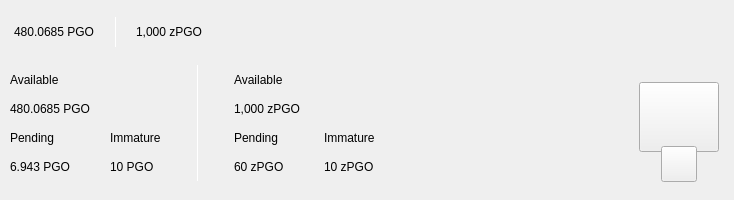
<?xml version="1.0" encoding="UTF-8"?>
<ui version="4.0">
 <class>TopBar</class>
 <widget class="QWidget" name="TopBar">
  <property name="geometry">
   <rect>
    <x>0</x>
    <y>0</y>
    <width>734</width>
    <height>200</height>
   </rect>
  </property>
  <property name="minimumSize">
   <size>
    <width>0</width>
    <height>200</height>
   </size>
  </property>
  <property name="maximumSize">
   <size>
    <width>16777215</width>
    <height>200</height>
   </size>
  </property>
  <property name="windowTitle">
   <string>Form</string>
  </property>
  <layout class="QVBoxLayout" name="verticalLayout_10" stretch="0">
   <property name="spacing">
    <number>0</number>
   </property>
   <property name="leftMargin">
    <number>0</number>
   </property>
   <property name="topMargin">
    <number>0</number>
   </property>
   <property name="rightMargin">
    <number>0</number>
   </property>
   <property name="bottomMargin">
    <number>0</number>
   </property>
   <item>
    <widget class="PFBorderImage" name="containerTop" native="true">
     <layout class="QVBoxLayout" name="verticalLayout_11">
      <property name="spacing">
       <number>0</number>
      </property>
      <property name="leftMargin">
       <number>0</number>
      </property>
      <property name="topMargin">
       <number>0</number>
      </property>
      <property name="rightMargin">
       <number>0</number>
      </property>
      <property name="bottomMargin">
       <number>0</number>
      </property>
      <item>
       <widget class="QWidget" name="top_container_2" native="true">
        <property name="minimumSize">
         <size>
          <width>0</width>
          <height>65</height>
         </size>
        </property>
        <layout class="QHBoxLayout" name="top_container">
         <property name="spacing">
          <number>0</number>
         </property>
         <property name="leftMargin">
          <number>14</number>
         </property>
         <property name="topMargin">
          <number>0</number>
         </property>
         <property name="rightMargin">
          <number>14</number>
         </property>
         <property name="bottomMargin">
          <number>0</number>
         </property>
         <item alignment="Qt::AlignVCenter">
          <widget class="QWidget" name="widgetTopAmount" native="true">
           <property name="sizePolicy">
            <sizepolicy hsizetype="Preferred" vsizetype="Maximum">
             <horstretch>0</horstretch>
             <verstretch>0</verstretch>
            </sizepolicy>
           </property>
           <layout class="QHBoxLayout" name="horizontalLayout_5">
            <property name="spacing">
             <number>0</number>
            </property>
            <property name="leftMargin">
             <number>0</number>
            </property>
            <property name="topMargin">
             <number>0</number>
            </property>
            <property name="rightMargin">
             <number>0</number>
            </property>
            <property name="bottomMargin">
             <number>0</number>
            </property>
            <item alignment="Qt::AlignTop">
             <widget class="QLabel" name="labelAmountTopPgo">
              <property name="minimumSize">
               <size>
                <width>0</width>
                <height>36</height>
               </size>
              </property>
              <property name="styleSheet">
               <string notr="true">padding:0px;margin:0px;</string>
              </property>
              <property name="text">
               <string>480.0685 PGO</string>
              </property>
             </widget>
            </item>
            <item>
             <spacer name="horizontalSpacer_11">
              <property name="orientation">
               <enum>Qt::Horizontal</enum>
              </property>
              <property name="sizeType">
               <enum>QSizePolicy::Fixed</enum>
              </property>
              <property name="sizeHint" stdset="0">
               <size>
                <width>20</width>
                <height>20</height>
               </size>
              </property>
             </spacer>
            </item>
            <item alignment="Qt::AlignVCenter">
             <widget class="QLabel" name="label_16">
              <property name="minimumSize">
               <size>
                <width>1</width>
                <height>30</height>
               </size>
              </property>
              <property name="maximumSize">
               <size>
                <width>1</width>
                <height>30</height>
               </size>
              </property>
              <property name="styleSheet">
               <string notr="true">background-color:white;
padding:0px;
border:none;</string>
              </property>
              <property name="text">
               <string/>
              </property>
             </widget>
            </item>
            <item>
             <spacer name="horizontalSpacer_12">
              <property name="orientation">
               <enum>Qt::Horizontal</enum>
              </property>
              <property name="sizeType">
               <enum>QSizePolicy::Fixed</enum>
              </property>
              <property name="sizeHint" stdset="0">
               <size>
                <width>20</width>
                <height>20</height>
               </size>
              </property>
             </spacer>
            </item>
            <item alignment="Qt::AlignTop">
             <widget class="QLabel" name="labelAmountTopzPgo">
              <property name="minimumSize">
               <size>
                <width>0</width>
                <height>36</height>
               </size>
              </property>
              <property name="text">
               <string>1,000 zPGO</string>
              </property>
             </widget>
            </item>
           </layout>
          </widget>
         </item>
         <item>
          <spacer name="horizontalSpacer">
           <property name="orientation">
            <enum>Qt::Horizontal</enum>
           </property>
           <property name="sizeHint" stdset="0">
            <size>
             <width>40</width>
             <height>20</height>
            </size>
           </property>
          </spacer>
         </item>
         <item>
          <layout class="QHBoxLayout" name="horizontalLayout_4">
           <property name="spacing">
            <number>12</number>
           </property>
           <property name="rightMargin">
            <number>0</number>
           </property>
           <item alignment="Qt::AlignRight">
            <widget class="QWidget" name="layoutSync" native="true">
             <property name="minimumSize">
              <size>
               <width>0</width>
               <height>36</height>
              </size>
             </property>
             <property name="maximumSize">
              <size>
               <width>16777215</width>
               <height>36</height>
              </size>
             </property>
             <layout class="QVBoxLayout" name="verticalLayout_9">
              <property name="leftMargin">
               <number>0</number>
              </property>
              <property name="topMargin">
               <number>0</number>
              </property>
              <property name="rightMargin">
               <number>0</number>
              </property>
              <property name="bottomMargin">
               <number>0</number>
              </property>
              <item>
               <widget class="ExpandableButton" name="pushButtonSync" native="true">
                <property name="minimumSize">
                 <size>
                  <width>36</width>
                  <height>36</height>
                 </size>
                </property>
                <property name="maximumSize">
                 <size>
                  <width>16777215</width>
                  <height>36</height>
                 </size>
                </property>
               </widget>
              </item>
             </layout>
            </widget>
           </item>
           <item>
            <widget class="ExpandableButton" name="pushButtonMint" native="true">
             <property name="minimumSize">
              <size>
               <width>36</width>
               <height>36</height>
              </size>
             </property>
            </widget>
           </item>
           <item>
            <widget class="ExpandableButton" name="pushButtonStack" native="true">
             <property name="minimumSize">
              <size>
               <width>36</width>
               <height>36</height>
              </size>
             </property>
            </widget>
           </item>
           <item>
            <widget class="ExpandableButton" name="pushButtonColdStaking" native="true">
             <property name="minimumSize">
              <size>
               <width>36</width>
               <height>36</height>
              </size>
             </property>
            </widget>
           </item>
           <item>
            <widget class="ExpandableButton" name="pushButtonConnection" native="true">
             <property name="minimumSize">
              <size>
               <width>36</width>
               <height>36</height>
              </size>
             </property>
            </widget>
           </item>
           <item>
            <widget class="ExpandableButton" name="pushButtonLock" native="true">
             <property name="sizePolicy">
              <sizepolicy hsizetype="Expanding" vsizetype="Expanding">
               <horstretch>0</horstretch>
               <verstretch>0</verstretch>
              </sizepolicy>
             </property>
             <property name="minimumSize">
              <size>
               <width>36</width>
               <height>0</height>
              </size>
             </property>
            </widget>
           </item>
           <item>
            <widget class="ExpandableButton" name="pushButtonTheme" native="true">
             <property name="minimumSize">
              <size>
               <width>36</width>
               <height>36</height>
              </size>
             </property>
             <property name="maximumSize">
              <size>
               <width>16777215</width>
               <height>36</height>
              </size>
             </property>
            </widget>
           </item>
           <item>
            <widget class="ExpandableButton" name="pushButtonFAQ" native="true">
             <property name="minimumSize">
              <size>
               <width>36</width>
               <height>36</height>
              </size>
             </property>
            </widget>
           </item>
          </layout>
         </item>
        </layout>
       </widget>
      </item>
      <item>
       <widget class="QWidget" name="bottom_container" native="true">
        <property name="minimumSize">
         <size>
          <width>0</width>
          <height>135</height>
         </size>
        </property>
        <layout class="QHBoxLayout" name="botton_container">
         <property name="leftMargin">
          <number>10</number>
         </property>
         <property name="topMargin">
          <number>0</number>
         </property>
         <property name="rightMargin">
          <number>10</number>
         </property>
         <property name="bottomMargin">
          <number>10</number>
         </property>
         <item>
          <layout class="QHBoxLayout" name="horizontalLayout_3">
           <property name="bottomMargin">
            <number>9</number>
           </property>
           <item>
            <layout class="QVBoxLayout" name="verticalLayout_7">
             <property name="spacing">
              <number>0</number>
             </property>
             <property name="leftMargin">
              <number>0</number>
             </property>
             <property name="rightMargin">
              <number>30</number>
             </property>
             <item>
              <layout class="QVBoxLayout" name="verticalLayout_2">
               <item>
                <widget class="QLabel" name="labelTitle1">
                 <property name="text">
                  <string>Available</string>
                 </property>
                </widget>
               </item>
               <item>
                <widget class="QLabel" name="labelAmountPgo">
                 <property name="text">
                  <string>480.0685 PGO</string>
                 </property>
                </widget>
               </item>
              </layout>
             </item>
             <item>
              <layout class="QHBoxLayout" name="horizontalLayout_2">
               <property name="spacing">
                <number>0</number>
               </property>
               <item>
                <layout class="QVBoxLayout" name="verticalLayout_3">
                 <item>
                  <widget class="QLabel" name="labelTitle3">
                   <property name="text">
                    <string>Pending</string>
                   </property>
                  </widget>
                 </item>
                 <item>
                  <widget class="QLabel" name="labelPendingPgo">
                   <property name="text">
                    <string>6.943 PGO</string>
                   </property>
                  </widget>
                 </item>
                </layout>
               </item>
               <item>
                <spacer name="horizontalSpacer_3">
                 <property name="orientation">
                  <enum>Qt::Horizontal</enum>
                 </property>
                 <property name="sizeType">
                  <enum>QSizePolicy::Fixed</enum>
                 </property>
                 <property name="sizeHint" stdset="0">
                  <size>
                   <width>40</width>
                   <height>20</height>
                  </size>
                 </property>
                </spacer>
               </item>
               <item>
                <layout class="QVBoxLayout" name="verticalLayout_4">
                 <item>
                  <widget class="QLabel" name="labelTitle4">
                   <property name="text">
                    <string>Immature</string>
                   </property>
                  </widget>
                 </item>
                 <item>
                  <widget class="QLabel" name="labelImmaturePgo">
                   <property name="text">
                    <string>10 PGO</string>
                   </property>
                  </widget>
                 </item>
                </layout>
               </item>
              </layout>
             </item>
            </layout>
           </item>
           <item>
            <widget class="QLabel" name="label_9">
             <property name="minimumSize">
              <size>
               <width>1</width>
               <height>100</height>
              </size>
             </property>
             <property name="maximumSize">
              <size>
               <width>1</width>
               <height>16777215</height>
              </size>
             </property>
             <property name="styleSheet">
              <string notr="true">background-color:white;
padding:0px;
border:none;</string>
             </property>
             <property name="text">
              <string/>
             </property>
            </widget>
           </item>
           <item>
            <layout class="QVBoxLayout" name="verticalLayout_8">
             <property name="spacing">
              <number>0</number>
             </property>
             <property name="leftMargin">
              <number>30</number>
             </property>
             <item>
              <layout class="QVBoxLayout" name="verticalLayout">
               <item>
                <widget class="QLabel" name="labelTitle2">
                 <property name="text">
                  <string>Available</string>
                 </property>
                </widget>
               </item>
               <item>
                <widget class="QLabel" name="labelAmountzPgo">
                 <property name="text">
                  <string>1,000 zPGO</string>
                 </property>
                </widget>
               </item>
              </layout>
             </item>
             <item>
              <layout class="QHBoxLayout" name="horizontalLayout">
               <property name="spacing">
                <number>0</number>
               </property>
               <item>
                <layout class="QVBoxLayout" name="verticalLayout_5">
                 <item>
                  <widget class="QLabel" name="labelTitle5">
                   <property name="text">
                    <string>Pending</string>
                   </property>
                  </widget>
                 </item>
                 <item>
                  <widget class="QLabel" name="labelPendingzPgo">
                   <property name="text">
                    <string>60 zPGO</string>
                   </property>
                  </widget>
                 </item>
                </layout>
               </item>
               <item>
                <spacer name="horizontalSpacer_4">
                 <property name="orientation">
                  <enum>Qt::Horizontal</enum>
                 </property>
                 <property name="sizeType">
                  <enum>QSizePolicy::Fixed</enum>
                 </property>
                 <property name="sizeHint" stdset="0">
                  <size>
                   <width>40</width>
                   <height>20</height>
                  </size>
                 </property>
                </spacer>
               </item>
               <item>
                <layout class="QVBoxLayout" name="verticalLayout_6">
                 <item>
                  <widget class="QLabel" name="labelTitle6">
                   <property name="text">
                    <string>Immature</string>
                   </property>
                  </widget>
                 </item>
                 <item>
                  <widget class="QLabel" name="labelImmaturezPgo">
                   <property name="text">
                    <string>10 zPGO</string>
                   </property>
                  </widget>
                 </item>
                </layout>
               </item>
              </layout>
             </item>
            </layout>
           </item>
          </layout>
         </item>
         <item>
          <spacer name="horizontalSpacer_2">
           <property name="orientation">
            <enum>Qt::Horizontal</enum>
           </property>
           <property name="sizeHint" stdset="0">
            <size>
             <width>40</width>
             <height>20</height>
            </size>
           </property>
          </spacer>
         </item>
         <item alignment="Qt::AlignHCenter|Qt::AlignVCenter">
          <widget class="QWidget" name="qrContainer" native="true">
           <property name="sizePolicy">
            <sizepolicy hsizetype="Preferred" vsizetype="Minimum">
             <horstretch>0</horstretch>
             <verstretch>0</verstretch>
            </sizepolicy>
           </property>
           <property name="minimumSize">
            <size>
             <width>90</width>
             <height>110</height>
            </size>
           </property>
           <property name="maximumSize">
            <size>
             <width>90</width>
             <height>110</height>
            </size>
           </property>
           <layout class="QVBoxLayout" name="containerQR">
            <property name="spacing">
             <number>0</number>
            </property>
            <property name="leftMargin">
             <number>5</number>
            </property>
            <property name="topMargin">
             <number>10</number>
            </property>
            <property name="rightMargin">
             <number>5</number>
            </property>
            <property name="bottomMargin">
             <number>0</number>
            </property>
            <item>
             <widget class="QPushButton" name="btnQr">
              <property name="minimumSize">
               <size>
                <width>70</width>
                <height>70</height>
               </size>
              </property>
              <property name="maximumSize">
               <size>
                <width>16777215</width>
                <height>70</height>
               </size>
              </property>
              <property name="focusPolicy">
               <enum>Qt::NoFocus</enum>
              </property>
              <property name="text">
               <string/>
              </property>
              <property name="iconSize">
               <size>
                <width>70</width>
                <height>70</height>
               </size>
              </property>
             </widget>
            </item>
            <item>
             <spacer name="verticalSpacer">
              <property name="orientation">
               <enum>Qt::Vertical</enum>
              </property>
              <property name="sizeType">
               <enum>QSizePolicy::Fixed</enum>
              </property>
              <property name="sizeHint" stdset="0">
               <size>
                <width>20</width>
                <height>20</height>
               </size>
              </property>
             </spacer>
            </item>
            <item alignment="Qt::AlignHCenter|Qt::AlignBottom">
             <widget class="QPushButton" name="pushButtonQR">
              <property name="minimumSize">
               <size>
                <width>36</width>
                <height>36</height>
               </size>
              </property>
              <property name="maximumSize">
               <size>
                <width>36</width>
                <height>36</height>
               </size>
              </property>
              <property name="focusPolicy">
               <enum>Qt::NoFocus</enum>
              </property>
              <property name="text">
               <string/>
              </property>
             </widget>
            </item>
           </layout>
          </widget>
         </item>
        </layout>
       </widget>
      </item>
     </layout>
    </widget>
   </item>
  </layout>
 </widget>
 <customwidgets>
  <customwidget>
   <class>ExpandableButton</class>
   <extends>QWidget</extends>
   <header>qt/pengolincoin/expandablebutton.h</header>
   <container>1</container>
  </customwidget>
  <customwidget>
   <class>PFBorderImage</class>
   <extends>QFrame</extends>
   <header>qt/pengolincoin/pfborderimage.h</header>
   <container>1</container>
  </customwidget>
 </customwidgets>
 <resources/>
 <connections/>
</ui>
